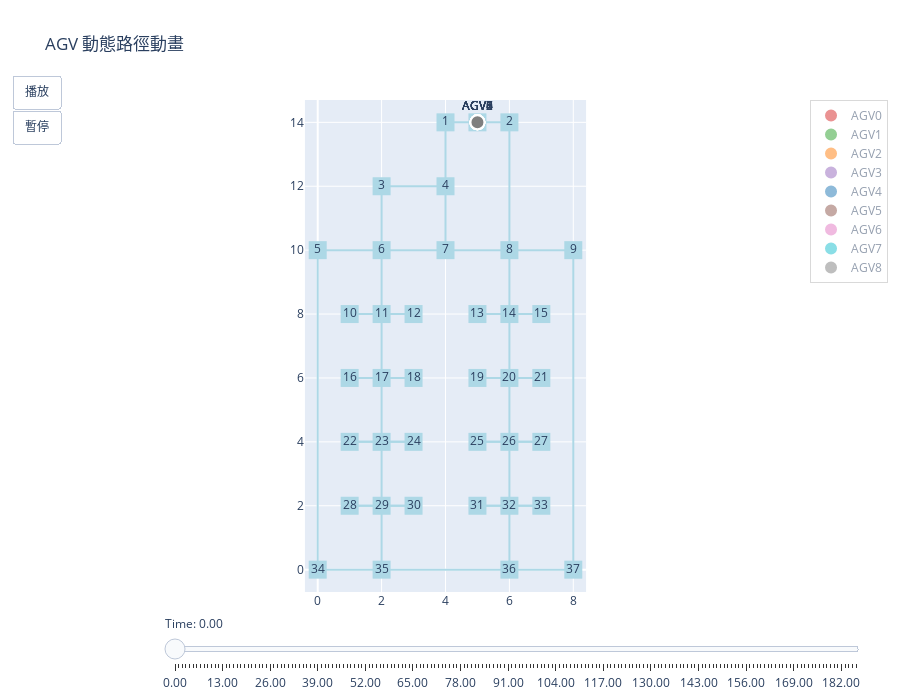

Notebook cell for this chart:
### Code cell
schedule_df = wp_times
coords = MY_COORDS_DICT  # {0:(x0,y0), 1:(x1,y1), ...}

fig = build_animation_figure(
    schedule_df=schedule_df,
    graph=GRAPH,
    coords=coords,
    service_time_map={
        "Pickup":   CONFIG["pickup_service_time"],   # 你模型的服務時間
        "Delivery": CONFIG["delivery_service_time"],
        "Depot":    0.0,
        "w":        0.0,
        "Break":    5.0,   # ★ 把 add_vehicle_break 設的 duration 放這裡
    },
    dt=0.5,
    frame_ms=180,
    slider_stride=2,
    title="AGV 動態路徑動畫",
    edge_color="lightblue",
    node_color="lightblue",
    node_size=18,
)
fig.show()
